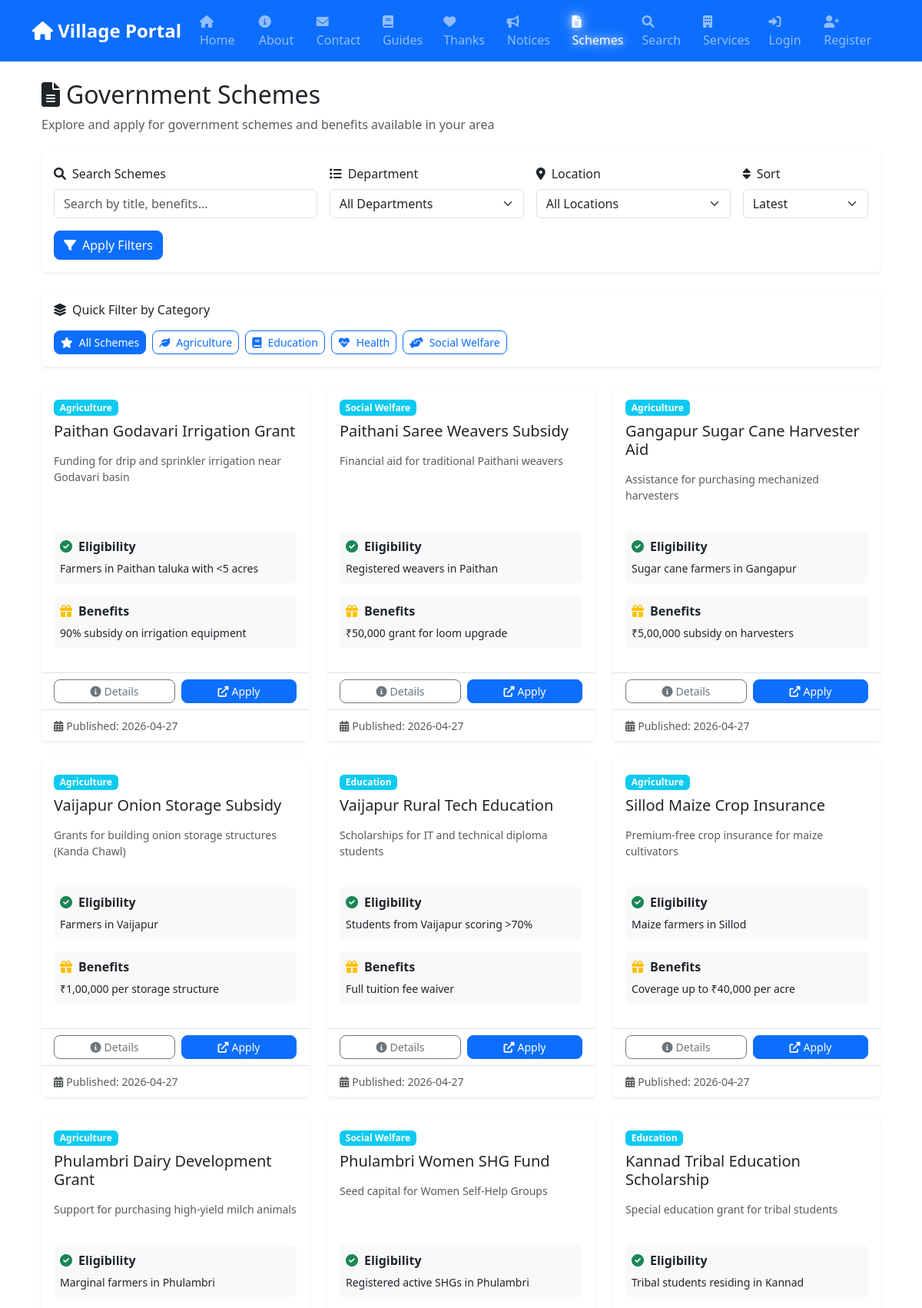
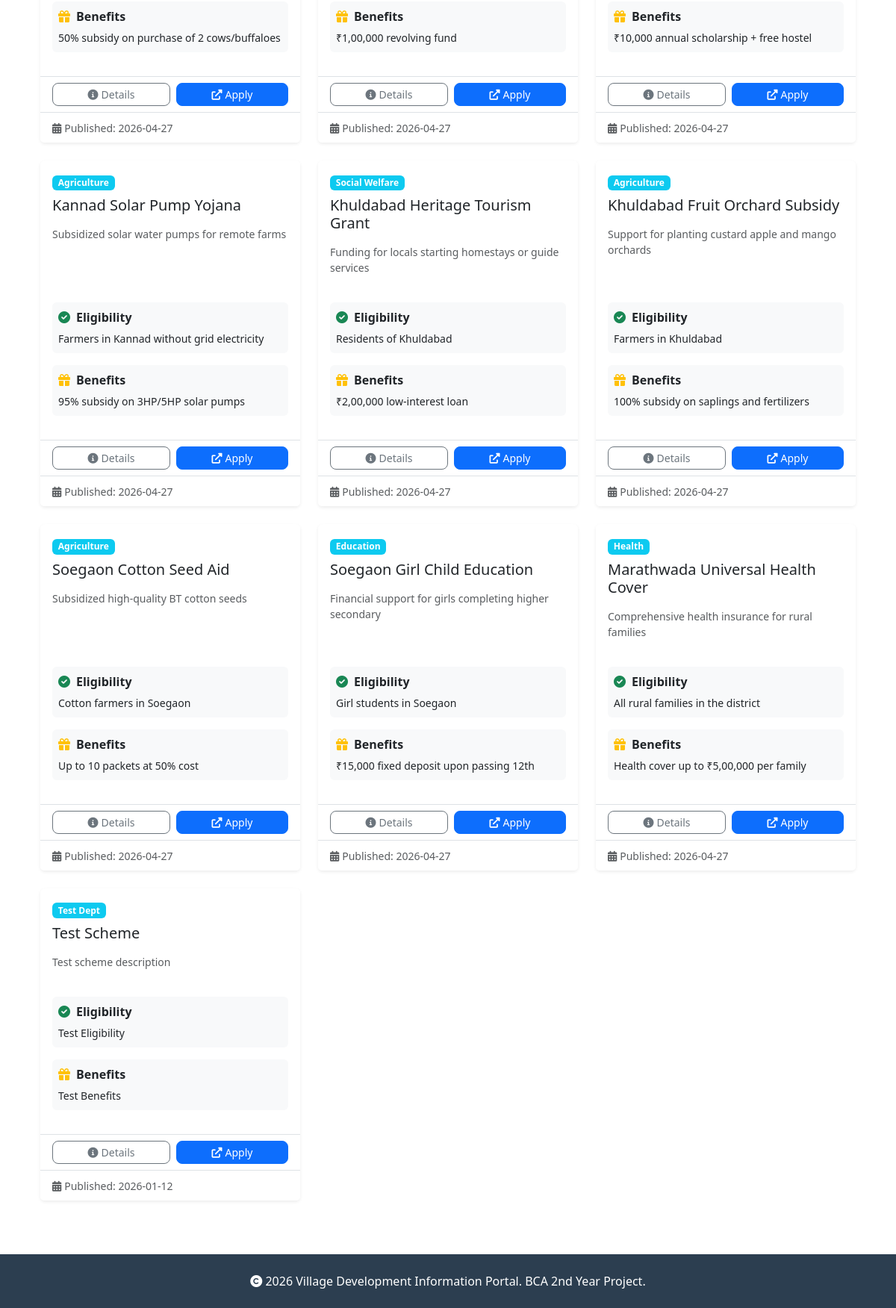
Screenshot of /schemes with the database file from the repository (2 pictures, top to bottom).
### tables this page shows
CREATE TABLE schemes (
            id INTEGER PRIMARY KEY AUTOINCREMENT,
            title TEXT NOT NULL,
            description TEXT,
            department TEXT,
            eligibility TEXT,
            benefits TEXT,
            apply_link TEXT,
            published_on TIMESTAMP DEFAULT CURRENT_TIMESTAMP
        , location TEXT DEFAULT "All");

### app.py (the view)
@app.route('/schemes')
def schemes():
    category = request.args.get('category', '')
    location = request.args.get('location', None)
    if current_user.is_authenticated and current_user.role != 'admin' and current_user.location:
        location = current_user.location
    elif location is None:
        location = current_user.location if current_user.is_authenticated and current_user.location else ''
    sort = request.args.get('sort', 'latest')
    query = request.args.get('q', '').strip()
    conn = get_db()
    cursor = conn.cursor()
    filters = []
    params = []
    if category:
        filters.append('department = ?')
        params.append(category)
    if location:
        filters.append('(location = ? OR location = "All")')
        params.append(location)
    if query:
        filters.append('(title LIKE ? OR description LIKE ? OR eligibility LIKE ? OR benefits LIKE ?)')
        query_param = f'%{query}%'
        params.extend([query_param] * 4)
    sql = 'SELECT * FROM schemes'
    if filters:
        sql += ' WHERE ' + ' AND '.join(filters)
    if sort == 'relevance' and query:
        sql += ' ORDER BY (CASE WHEN title LIKE ? THEN 3 WHEN department LIKE ? THEN 2 WHEN description LIKE ? THEN 1 ELSE 0 END) DESC, published_on DESC'
        params.extend([query_param, query_param, query_param])
    else:
        sql += ' ORDER BY published_on DESC'
    cursor.execute(sql, tuple(params))
    schemes = cursor.fetchall()
    cursor.execute('SELECT DISTINCT location FROM schemes WHERE location IS NOT NULL AND location != "All"')
    locations = [row['location'] for row in cursor.fetchall()]
    default_locations = ['Paithan', 'Gangapur', 'Vaijapur', 'Sillod', 'Phulambri', 'Kannad', 'Khuldabad', 'Soegaon']
    all_locations = sorted(list(set(locations + default_locations)))
    conn.close()
    return render_template('schemes.html', schemes=schemes, selected_category=category, selected_location=location, locations=all_locations, selected_sort=sort, search_query=query, selected_scheme_default=None)

### app.py (called while the page is built)
def get_db():
    db_path = app.config.get('DATABASE', 'database.db')
    conn = sqlite3.connect(db_path)
    conn.row_factory = sqlite3.Row
    return conn

### templates/schemes.html (shortened to what this page needs)
{% extends "base.html" %}
{% block content %}
<div class="container-fluid">
    <div class="mb-4">
        <h2 class="mb-2"><i class="fas fa-file-alt me-2"></i>Government Schemes</h2>
        <p class="text-muted">Explore and apply for government schemes and benefits available in your area</p>
    </div>
    <div class="card mb-4 border-0 shadow-sm">
        <div class="card-body">
            <form method="get" action="{{ url_for('schemes') }}" class="row g-3 align-items-end">
                <div class="col-md-4">
                    <label for="q" class="form-label fw-500">
                        <i class="fas fa-search me-2"></i>Search Schemes
                    </label>
                    <input type="text" class="form-control" id="q" name="q" value="{{ search_query }}"
                        placeholder="Search by title, benefits...">
                </div>
                <div class="col-md-3">
                    <label for="category" class="form-label fw-500">
                        <i class="fas fa-list me-2"></i>Department
                    </label>
                    <select class="form-select" id="category" name="category">
                        <option value="">All Departments</option>
                    </select>
                </div>
                <div class="col-md-3">
                    <label for="location" class="form-label fw-500">
                        <i class="fas fa-map-marker-alt me-2"></i>Location
                    </label>
                    <select class="form-select" id="location" name="location">
                        <option value="">All Locations</option>
                    </select>
                </div>
                <div class="col-md-2">
                    <label for="sort" class="form-label fw-500">
                        <i class="fas fa-sort me-2"></i>Sort
                    </label>
                    <select class="form-select" id="sort" name="sort">
                        <option value="latest" {% if selected_sort=='latest' %}selected{% endif %}>Latest</option>
                    </select>
                </div>
                <div class="col-12 col-md-auto">
                    <button type="submit" class="btn btn-primary w-100">
                        <i class="fas fa-filter me-2"></i>Apply Filters
                    </button>
                </div>
            </form>
        </div>
    </div>
    <div class="card mb-4 border-0 shadow-sm">
        <div class="card-body">
            <h6 class="card-title mb-3">
                <i class="fas fa-layer-group me-2"></i>Quick Filter by Category
            </h6>
            <div class="d-flex flex-wrap gap-2">
                <a href="{{ url_for('schemes') }}"
                    class="btn btn-sm {% if not selected_category %}btn-primary{% else %}btn-outline-primary{% endif %}">
                    <i class="fas fa-star me-2"></i>All Schemes
                </a>
                <a href="{{ url_for('schemes', category='Agriculture', location=selected_location, sort=selected_sort, q=search_query) }}"
                    class="btn btn-sm {% if selected_category == 'Agriculture' %}btn-primary{% else %}btn-outline-primary{% endif %}">
                    <i class="fas fa-leaf me-2"></i>Agriculture
                </a>
                <a href="{{ url_for('schemes', category='Education', location=selected_location, sort=selected_sort, q=search_query) }}"
                    class="btn btn-sm {% if selected_category == 'Education' %}btn-primary{% else %}btn-outline-primary{% endif %}">
                    <i class="fas fa-book me-2"></i>Education
                </a>
                <a href="{{ url_for('schemes', category='Health', location=selected_location, sort=selected_sort, q=search_query) }}"
                    class="btn btn-sm {% if selected_category == 'Health' %}btn-primary{% else %}btn-outline-primary{% endif %}">
                    <i class="fas fa-heartbeat me-2"></i>Health
                </a>
                <a href="{{ url_for('schemes', category='Social Welfare', location=selected_location, sort=selected_sort, q=search_query) }}"
                    class="btn btn-sm {% if selected_category == 'Social Welfare' %}btn-primary{% else %}btn-outline-primary{% endif %}">
                    <i class="fas fa-hands-helping me-2"></i>Social Welfare
                </a>
            </div>
        </div>
    </div>
    <div class="row">
        {% if schemes %}
        {% for scheme in schemes %}
        <div class="col-md-6 col-lg-4 mb-4">
            <div class="card border-0 shadow-sm h-100 d-flex flex-column transition-hover"
                style="transition: all 0.3s ease;">
                <div class="card-body d-flex flex-column">
                    <div class="mb-2">
                        <span class="badge bg-info">{{ scheme.department }}</span>
                    </div>
                    <h5 class="card-title mb-3">{{ scheme.title }}</h5>
                    <p class="card-text text-muted small mb-3 flex-grow-1">{{ scheme.description }}</p>
                    <div class="mb-3 p-2 bg-light rounded">
                        <strong class="d-block mb-1">
                            <i class="fas fa-check-circle text-success me-2"></i>Eligibility
                        </strong>
                        <small class="text-dark">{{ scheme.eligibility }}</small>
                    </div>
                    <div class="mb-3 p-2 bg-light rounded">
                        <strong class="d-block mb-1">
                            <i class="fas fa-gift text-warning me-2"></i>Benefits
                        </strong>
                        <small class="text-dark">{{ scheme.benefits }}</small>
                    </div>
                </div>
                <div class="card-footer bg-white border-top d-flex gap-2">
                    <a href="{{ url_for('scheme_detail', scheme_id=scheme.id) }}"
                        class="btn btn-sm btn-outline-secondary flex-grow-1">
                        <i class="fas fa-info-circle me-1"></i>Details
                    </a>
                    {% if scheme.apply_link and scheme.apply_link != '#' %}
                    <a href="{{ scheme.apply_link }}" target="_blank" class="btn btn-sm btn-primary flex-grow-1">
                        <i class="fas fa-external-link-alt me-1"></i>Apply
                    </a>
                    {% else %}
                    <button class="btn btn-sm btn-secondary flex-grow-1" disabled>
                        <i class="fas fa-clock me-1"></i>Coming Soon
                    </button>
                    {% endif %}
                </div>
                <div class="card-footer bg-white border-top pt-2 pb-2">
                    <small class="text-muted">
                        <i class="fas fa-calendar-alt me-1"></i>Published: {{ scheme.published_on[:10] }}
                    </small>
                </div>
            </div>
        </div>
        {% endfor %}
        {% endif %}
    </div>
</div>
{% endblock %}

### templates/base.html (style rules this page uses)
.card { margin-bottom: 20px; border: none; box-shadow: 0 2px 10px rgba(0, 0, 0, 0.1); }
.btn { border-radius: 8px; }

### templates/schemes.html (style rules this page uses)
.fw-500 { font-weight: 500; }

### rows the page displays
schemes: department "Agriculture", title "Paithan Godavari Irrigation Grant", description "Funding for drip and sprinkler irrigation near Godavari basin", eligibility "Farmers in Paithan taluka with <5 acres", benefits "90% subsidy on irrigation equipment", published_on "2026-04-27"
schemes: department "Social Welfare", title "Paithani Saree Weavers Subsidy", description "Financial aid for traditional Paithani weavers", eligibility "Registered weavers in Paithan", benefits "₹50,000 grant for loom upgrade", published_on "2026-04-27"
schemes: department "Agriculture", title "Gangapur Sugar Cane Harvester Aid", description "Assistance for purchasing mechanized harvesters", eligibility "Sugar cane farmers in Gangapur", benefits "₹5,00,000 subsidy on harvesters", published_on "2026-04-27"
schemes: department "Agriculture", title "Vaijapur Onion Storage Subsidy", description "Grants for building onion storage structures (Kanda Chawl)", eligibility "Farmers in Vaijapur", benefits "₹1,00,000 per storage structure", published_on "2026-04-27"
schemes: department "Education", title "Vaijapur Rural Tech Education", description "Scholarships for IT and technical diploma students", eligibility "Students from Vaijapur scoring >70%", benefits "Full tuition fee waiver", published_on "2026-04-27"
schemes: department "Agriculture", title "Sillod Maize Crop Insurance", description "Premium-free crop insurance for maize cultivators", eligibility "Maize farmers in Sillod", benefits "Coverage up to ₹40,000 per acre", published_on "2026-04-27"
schemes: department "Agriculture", title "Phulambri Dairy Development Grant", description "Support for purchasing high-yield milch animals", eligibility "Marginal farmers in Phulambri", benefits "50% subsidy on purchase of 2 cows/buffaloes", published_on "2026-04-27"
schemes: department "Social Welfare", title "Phulambri Women SHG Fund", description "Seed capital for Women Self-Help Groups", eligibility "Registered active SHGs in Phulambri", benefits "₹1,00,000 revolving fund", published_on "2026-04-27"
schemes: department "Education", title "Kannad Tribal Education Scholarship", description "Special education grant for tribal students", eligibility "Tribal students residing in Kannad", benefits "₹10,000 annual scholarship + free hostel", published_on "2026-04-27"
schemes: department "Agriculture", title "Kannad Solar Pump Yojana", description "Subsidized solar water pumps for remote farms", eligibility "Farmers in Kannad without grid electricity", benefits "95% subsidy on 3HP/5HP solar pumps", published_on "2026-04-27"
schemes: department "Social Welfare", title "Khuldabad Heritage Tourism Grant", description "Funding for locals starting homestays or guide services", eligibility "Residents of Khuldabad", benefits "₹2,00,000 low-interest loan", published_on "2026-04-27"
schemes: department "Agriculture", title "Khuldabad Fruit Orchard Subsidy", description "Support for planting custard apple and mango orchards", eligibility "Farmers in Khuldabad", benefits "100% subsidy on saplings and fertilizers", published_on "2026-04-27"
schemes: department "Agriculture", title "Soegaon Cotton Seed Aid", description "Subsidized high-quality BT cotton seeds", eligibility "Cotton farmers in Soegaon", benefits "Up to 10 packets at 50% cost", published_on "2026-04-27"
schemes: department "Education", title "Soegaon Girl Child Education", description "Financial support for girls completing higher secondary", eligibility "Girl students in Soegaon", benefits "₹15,000 fixed deposit upon passing 12th", published_on "2026-04-27"
schemes: department "Health", title "Marathwada Universal Health Cover", description "Comprehensive health insurance for rural families", eligibility "All rural families in the district", benefits "Health cover up to ₹5,00,000 per family", published_on "2026-04-27"
schemes: department "Test Dept", title "Test Scheme", description "Test scheme description", eligibility "Test Eligibility", benefits "Test Benefits", published_on "2026-01-12"
